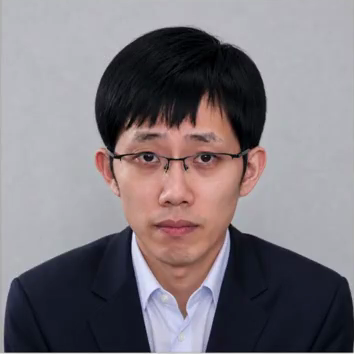
#> input picture assets/images/liang/src/stage_0.png, 354 x 354 px; its folder holds 4 pictures in this run
$ python liang_assets.py
#> lines starting #> are read from the running program, lines starting #| are printed output that depends on the picture
#!/usr/bin/env python3
"""Build display assets for the 滑动变祖器 (sliding rheostat) app.

Portraits: assets/images/liang/src/stage_N.png (354x354 crops from the
reference recording) -> assets/images/liang/stage_N.png (preview) and
assets/images/liang/stage_N.rgb565 (raw little-endian RGB565, embedded as-is
into the firmware and wrapped in an lv_image_dsc_t at runtime).

Fonts: Noto Serif SC subsets generated with lv_font_conv into assets/fonts/.
Pass --fonts together with the OTF directory and lv_font_conv path.
"""

from __future__ import annotations

import argparse
import struct
import subprocess
from pathlib import Path

from PIL import Image, ImageFilter

ROOT = Path(__file__).resolve().parent.parent
IMG_DIR = ROOT / "assets" / "images" / "liang"
FONT_DIR = ROOT / "assets" / "fonts"
PORTRAIT_SIZE = 200
STAGES = 6

ASCII = "".join(chr(c) for c in range(0x20, 0x7F))

# Each subset lists exactly the glyphs its widgets render; keep in sync with
# the strings in main/liang_app.c (tests/test_liang_fonts.py checks this).
FONTS = [
    # name, weight, size, symbols
    ("liang_font_title_18", "Black", 18, "滑动变祖器"),
    ("liang_font_num_18", "Black", 18, "0123456789/ "),
    ("liang_font_name_28", "Black", 28, "小难梁牢子圣神祖"),
    ("liang_font_stamp_34", "Black", 34, "梁文峰谷"),
    (
        "liang_font_small_12",
        "Bold",
        12,
        ASCII + "当前状态阶段调浓度鉴定正脸识别中高峰空闲时原价五折一键登基退位再次"
        "▲▼·…≈：",
    ),
]


def build_portraits() -> None:
    for i in range(STAGES):
        src = Image.open(IMG_DIR / "src" / f"stage_{i}.png").convert("RGB")
#> src is the input picture: PIL image 354x354 RGB; mean R, G, B 126.4, 119.8, 125.3
        img = src.resize((PORTRAIT_SIZE, PORTRAIT_SIZE), Image.LANCZOS)
        img = img.filter(ImageFilter.UnsharpMask(radius=0.8, percent=60, threshold=2))
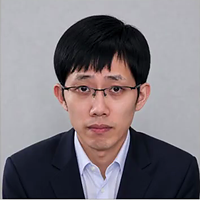
#> img: PIL image 200x200 RGB; mean R, G, B 126.3, 119.8, 125.3
        img.save(IMG_DIR / f"stage_{i}.png")
        out = bytearray()
        for r, g, b in img.getdata():
            v = ((r & 0xF8) << 8) | ((g & 0xFC) << 3) | (b >> 3)
            out += struct.pack("<H", v)
#> this loop made 40000 passes
#> (r, g, b, v) on passes 1 to 3: (174, 174, 174, 44405), (182, 182, 184, 46519), (186, 186, 187, 48599)
        (IMG_DIR / f"stage_{i}.rgb565").write_bytes(out)
        print(f"stage_{i}: {len(out)} bytes")
#| stage_0: 80000 bytes
#> pass 2 of the loop in build_portraits, `for i in range(STAGES):`:
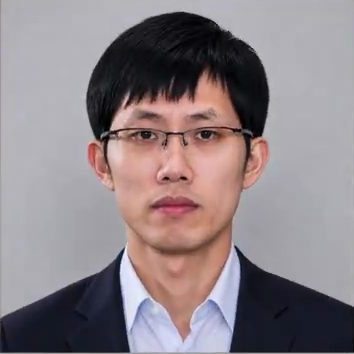
#> input picture assets/images/liang/src/stage_1.png, 354 x 354 px
#> in build_portraits, src is the input picture: PIL image 354x354 RGB; mean R, G, B 141, 130.4, 135.1
#> in build_portraits, `img = img.filter(ImageFilter.UnsharpMask(radius=0.8, percent=60, thres..`:
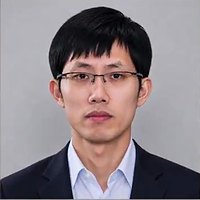
#> img: PIL image 200x200 RGB; mean R, G, B 140.9, 130.3, 135.1
#> the loop in build_portraits, `for r, g, b in img.getdata():` made 40000 passes
#> (r, g, b, v) on passes 1 to 3: (155, 151, 154, 40115), (177, 175, 176, 46454), (173, 171, 172, 44373)
#| stage_1: 80000 bytes
#> pass 3 of the loop in build_portraits, `for i in range(STAGES):`:
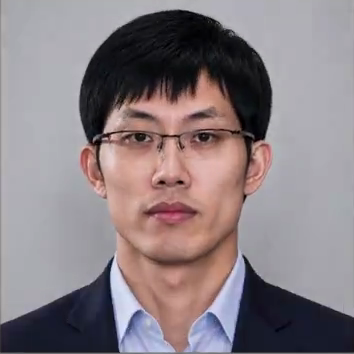
#> input picture assets/images/liang/src/stage_2.png, 354 x 354 px
#> in build_portraits, src is the input picture: PIL image 354x354 RGB; mean R, G, B 137.9, 127.1, 131.4
#> in build_portraits, `img = img.filter(ImageFilter.UnsharpMask(radius=0.8, percent=60, thres..`:
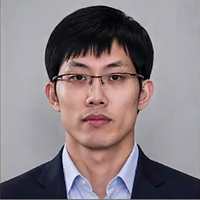
#> img: PIL image 200x200 RGB; mean R, G, B 137.9, 127, 131.3
#> the loop in build_portraits, `for r, g, b in img.getdata():` made 40000 passes
#> (r, g, b, v) on passes 1 to 3: (145, 142, 144, 38002), (171, 169, 170, 44373), (166, 164, 165, 42292)
#| stage_2: 80000 bytes
#> the loop made 5 passes; the first 3 are shown


def build_fonts(otf_dir: Path, conv: str) -> None:
    for name, weight, size, symbols in FONTS:
        otf = otf_dir / f"NotoSerifSC-{weight}.otf"
        cmd = [
            conv, "--font", str(otf), "--symbols", symbols,
            "--size", str(size), "--bpp", "4", "--format", "lvgl", "--no-compress",
            "--lv-include", "lvgl.h",  # 1.5.x derives the symbol name from the output file
            "--output", str(FONT_DIR / f"{name}.c"),
        ]
        subprocess.run(cmd, check=True)
        print(f"{name}: {len(set(symbols))} glyphs")


def main() -> None:
    parser = argparse.ArgumentParser(description=__doc__)
    parser.add_argument("--fonts", action="store_true", help="also regenerate font subsets")
    parser.add_argument("--otf-dir", type=Path, help="directory with NotoSerifSC-{Bold,Black}.otf")
    parser.add_argument("--lv-font-conv", default="lv_font_conv", help="lv_font_conv executable (1.5.x)")
    args = parser.parse_args()
    build_portraits()
    if args.fonts:
        if not args.otf_dir:
            parser.error("--fonts requires --otf-dir")
        build_fonts(args.otf_dir, args.lv_font_conv)


if __name__ == "__main__":
#> (the run stopped early here; a loop or call above may not have finished)
